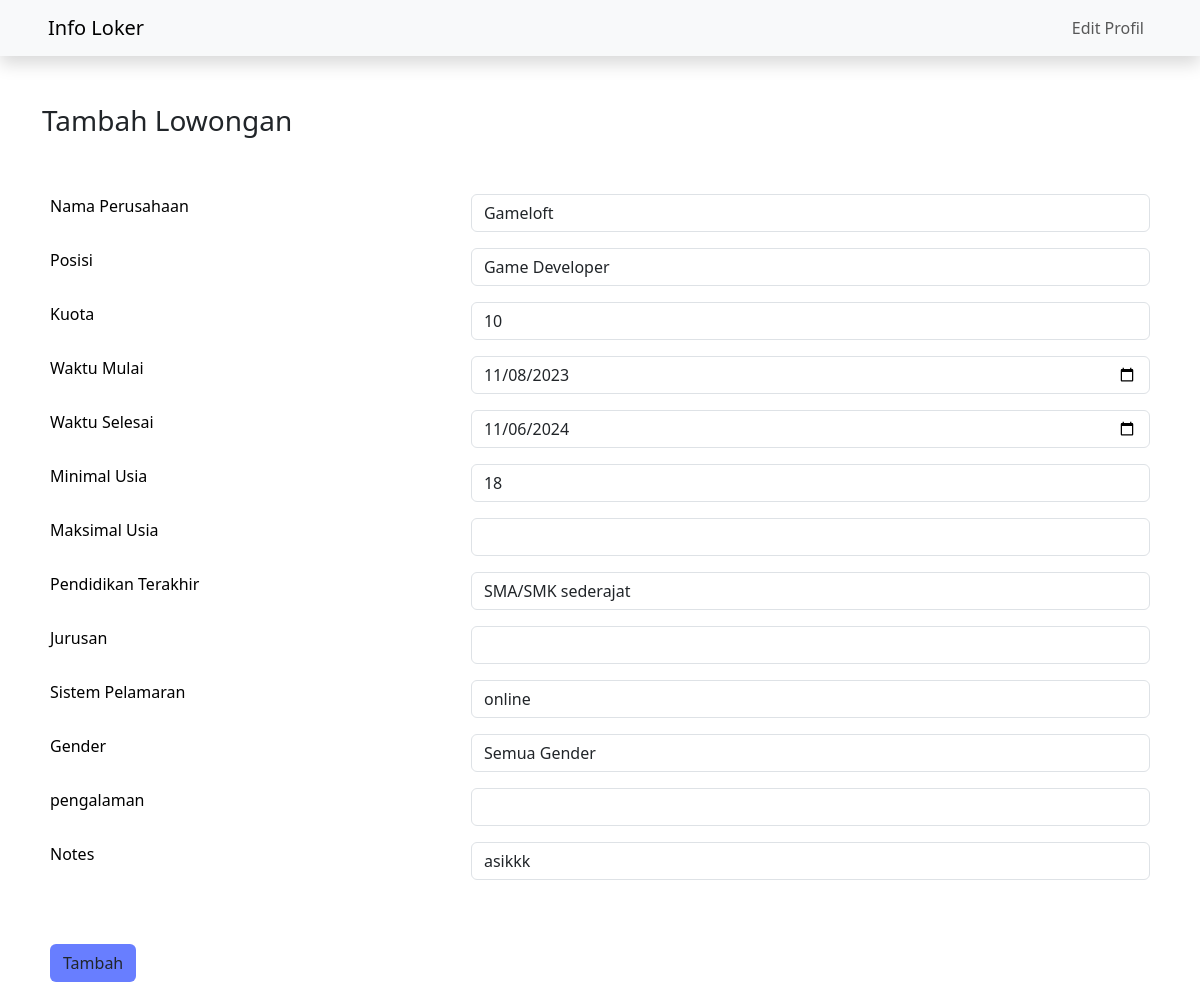
Page /edit-lowongan.php?lowongan_id=3&&perusahaan_id=3&&user_id=1 (signed in) on the earlier database version.
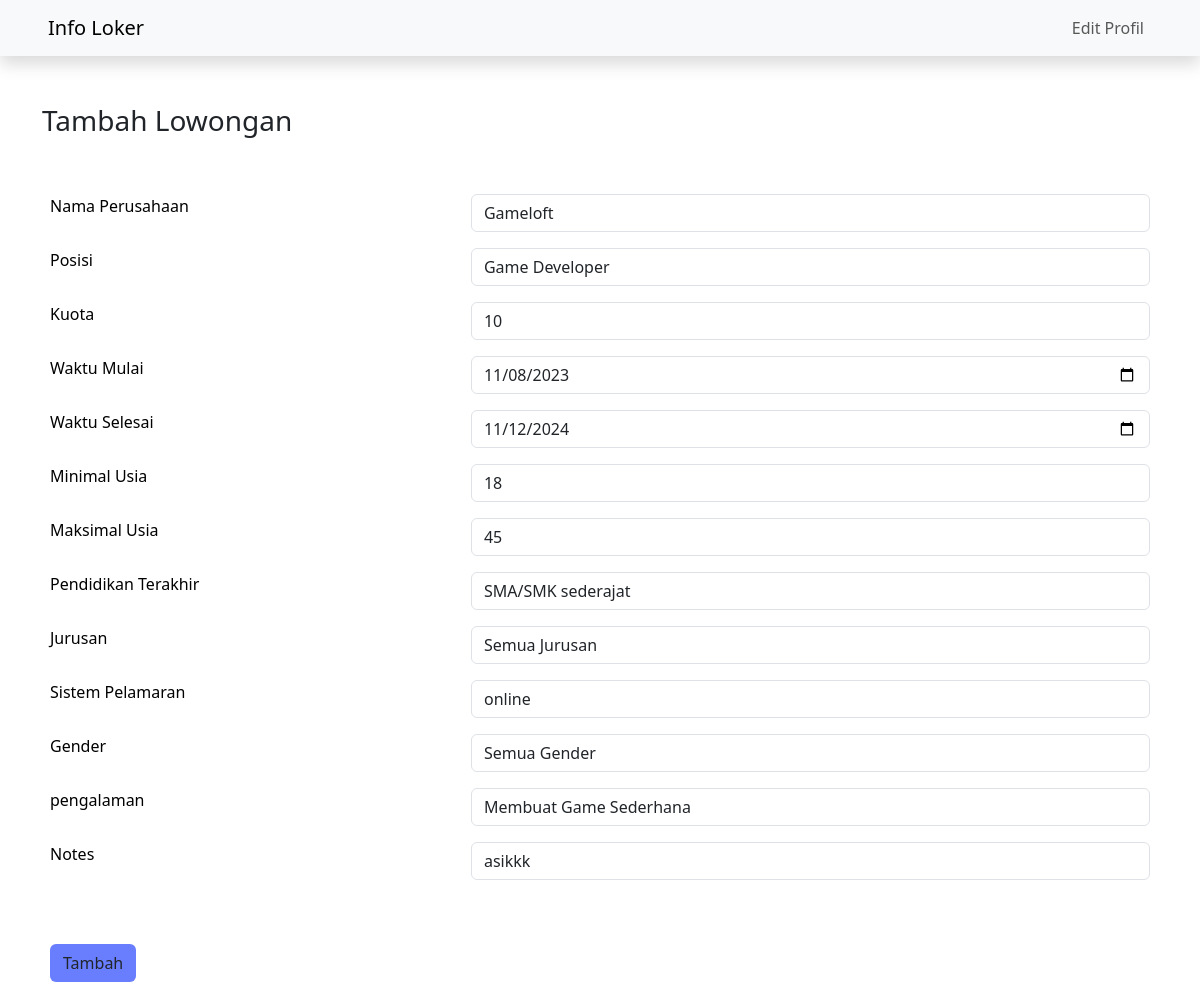
Same page on the later database version.
### tables this page shows
CREATE TABLE `lowongans` (
  `id` int(11) NOT NULL,
  `perusahaan_id` int(11) DEFAULT NULL,
  `posisi` varchar(100) DEFAULT NULL,
  `kuota` int(11) DEFAULT NULL,
  `start_time` datetime DEFAULT NULL,
  `end_time` datetime DEFAULT NULL,
  `notes` text DEFAULT NULL,
  `min_age` int(11) DEFAULT NULL,
  `max_age` int(11) DEFAULT NULL,
  `sistem_pelamaran` enum('online','offline') DEFAULT NULL,
  `pengalaman` varchar(100) DEFAULT NULL,
  `pendidikan_terakhir` varchar(100) DEFAULT NULL,
  `jurusan` varchar(100) DEFAULT NULL,
  `gender` enum('Laki-Laki','Perempuan','Semua Gender') DEFAULT NULL
);

### edit-lowongan.php (the view, shortened to what the changed rows need)
<!DOCTYPE html>
<html lang="en">
<head>
    <link href="https://cdn.jsdelivr.net/npm/bootstrap@5.3.2/dist/css/bootstrap.min.css" rel="stylesheet">
    <link rel="stylesheet" href="https://cdn.jsdelivr.net/npm/bootstrap-icons@1.10.5/font/bootstrap-icons.css">
    <link rel="stylesheet" href="css/style-edit-lowongan.css">
</head>
<body>
    <?php
        include 'connector.php';
        $lowonganId = $_GET['lowongan_id'];
        $queryGetLowonganById = "SELECT * FROM lowongans WHERE id=$lowonganId";
        $resultLowonganById = mysqli_query($conn, $queryGetLowonganById);
    ?>
    <div class="container mt-5">
        <form action="" method="post">
            <table class="table table-borderless mt-5">
                <?php
                    while($dataLowongan = mysqli_fetch_assoc($resultLowonganById)){
                ?>
                        <tr>
                            <td><label for="" class="form-label">Posisi</label></td>
                            <td><input type="text" name="posisi" id="" class="form-control" value="<?php echo $dataLowongan['posisi'];?>"></td>
                        </tr>
                        <tr>
                            <td><label for="" class="form-label">Kuota</label></td>
                            <td><input type="number" name="kuota" id="" class="form-control" value="<?php echo $dataLowongan['kuota'];?>"></td>
                        </tr>
                        <tr>
                            <td><label for="" class="form-label">Waktu Mulai</label></td>
                            <td><input type="date" name="start_time" id="" class="form-control" value="<?php echo date('Y-m-d', strtotime($dataLowongan['start_time']))?>"></td>
                        </tr>
                        <tr>
                            <td><label for="" class="form-label">Waktu Selesai</label></td>
                            <td><input type="date" name="end_time" id="" class="form-control" value="<?php echo date('Y-m-d', strtotime($dataLowongan['end_time']))?>"></td>
                        </tr>
                        <tr>
                            <td><label for="" class="form-label">Minimal Usia</label></td>
                            <td><input type="number" name="min_age" id="" class="form-control" value="<?php echo $dataLowongan['min_age'];?>"></td>
                        </tr>
                        <tr>
                            <td><label for="" class="form-label">Maksimal Usia</label></td>
                            <td><input type="number" name="max_age" id="" class="form-control" value="<?php echo $dataLowongan['max_age'];?>"></td>
                        </tr>
                        <tr>
                            <td><label for="" class="form-label">Pendidikan Terakhir</label></td>
                            <td><input type="text" name="pendidikan_terakhir" id="" class="form-control" value="<?php echo $dataLowongan['pendidikan_terakhir'];?>"></td>
                        </tr>
                        <tr>
                            <td><label for="" class="form-label">Jurusan</label></td>
                            <td><input type="text" name="jurusan" id="" class="form-control" value="<?php echo $dataLowongan['jurusan'];?>"></td>
                        </tr>
                        <tr>
                            <td><label for="" class="form-label">Sistem Pelamaran</label></td>
                            <td>
                                <select name="sistem_pelamaran" id="sistem_pelamaran" class="form-control">
                                    <option selected value="<?php echo $dataLowongan['sistem_pelamaran'];?>"><?php echo $dataLowongan['sistem_pelamaran'];?></option>
                                </select>
                            </td>
                        </tr>
                        <tr>
                            <td><label for="" class="form-label">Gender</label></td>
                            <td>
                                <select name="gender" id="gender" class="form-control">
                                    <option selected value="<?php echo $dataLowongan['gender'];?>"><?php echo $dataLowongan['gender'];?></option>
                                </select>
                            </td>
                        </tr>
                        <tr>
                            <td><label for="" class="form-label">pengalaman</label></td>
                            <td><input type="text" name="pengalaman" id="" class="form-control" value="<?php echo $dataLowongan['pengalaman'];?>"></td>
                        </tr>
                        <tr>
                            <td><label for="" class="form-label">Notes</label></td>
                            <td><input type="text" name="notes" id="" class="form-control" value="<?php echo $dataLowongan['notes'];?>"></td>
                        </tr>
                <?php } ?>
            </table>
        </form>
    </div>
</body>
</html>

Differences in the rows shown:
changed lowongans "Game Developer": end_time "11/06/2024" → "11/12/2024"; max_age (not shown) → "45"; jurusan (not shown) → "Semua Jurusan"; pengalaman (not shown) → "Membuat Game Sederhana"
